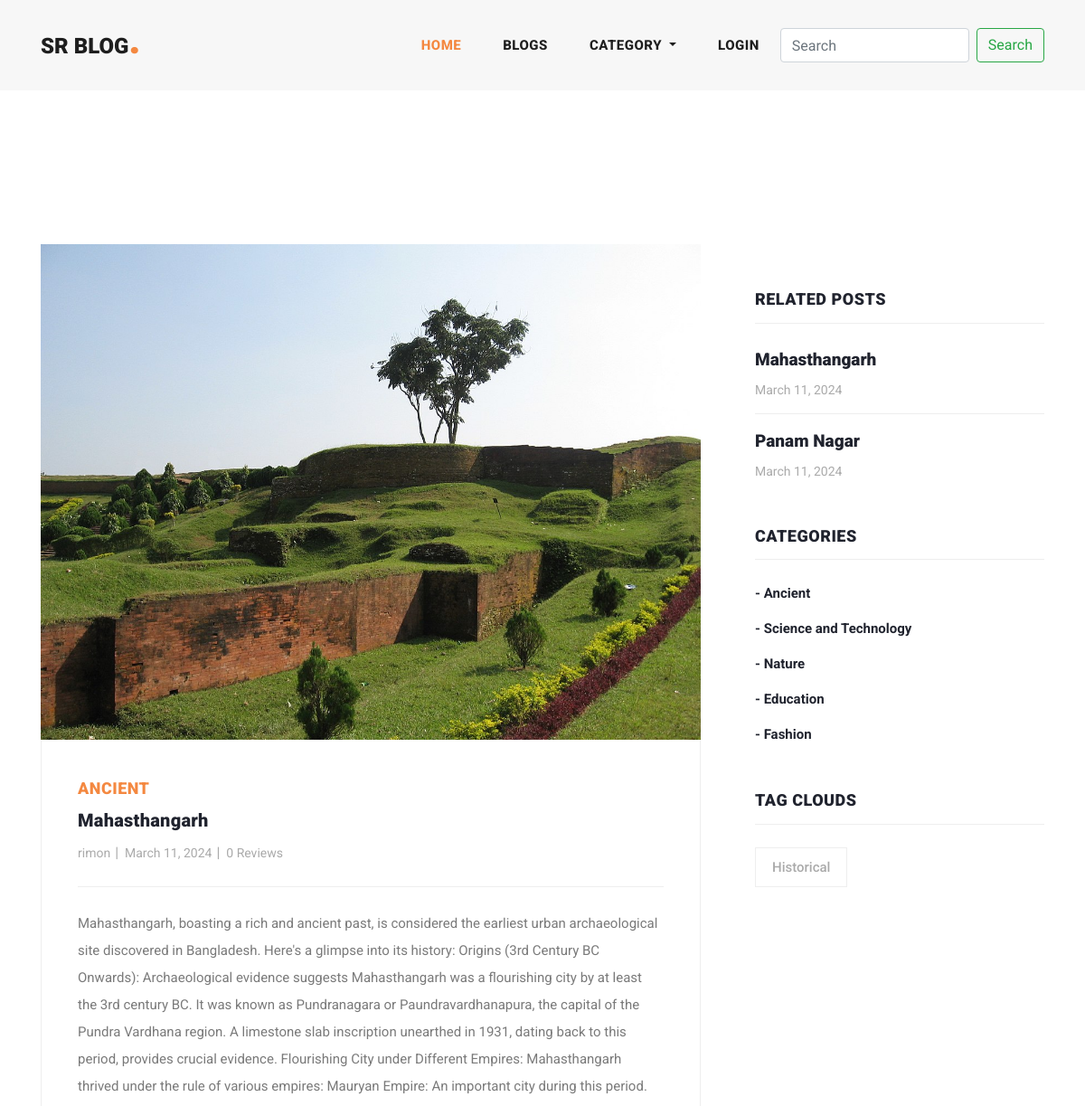
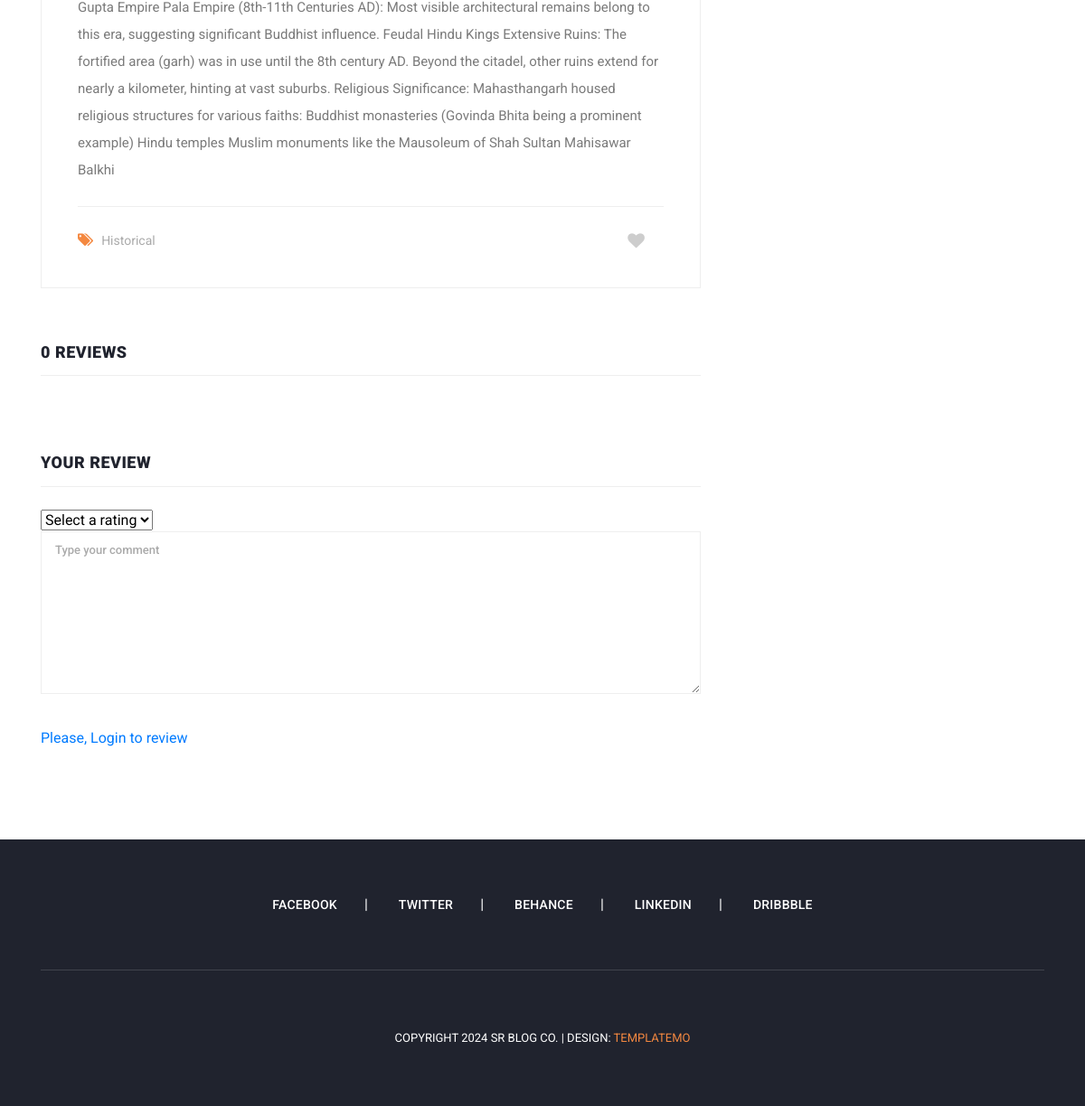
The page /blog/mahasthangarh/ on the database its author committed (2 pictures, top to bottom).
### main/models.py (models this page shows, shortened)
class Blog(models.Model):
    user=models.ForeignKey(User,related_name='user_blogs',on_delete=models.CASCADE)
    category=models.ForeignKey(Category,related_name='category_blogs',on_delete=models.CASCADE)
    tags=models.ManyToManyField(Tag,related_name='tag_blogs',blank=True)
    title=models.CharField(max_length=250)
    slug=models.SlugField(null=True, blank=True)
    banner=models.ImageField(upload_to='blog_banners')
    description=RichTextField()
    created_date=models.DateField(auto_now_add=True)
    favourite=models.ManyToManyField(User, related_name='favourite_blogs', blank=True)

class Category(models.Model):
    title=models.CharField(max_length=150, unique=True)
    slug=models.SlugField(null=True, blank=True)
    created_date=models.DateField(auto_now_add=True)
    def __str__(self) -> str:
        return self.title

class Tag(models.Model):
    title=models.CharField(max_length=150)
    slug=models.SlugField(null=True,blank=True)
    created_date=models.DateField(auto_now_add=True)

### user_profile/models.py (models this page shows, shortened)
class User(AbstractUser):
    email = models.EmailField(
        max_length=150,
        unique=True,
        error_messages={
            "unique": "The email must be unique"
        }
    )
    profile_image = models.ImageField(
        null=True,
        blank=True,
        upload_to="profile_images"
    )
    REQUIRED_FIELDS = ["email"]
    objects = CustomUserManager()

### main/views.py (the view, shortened to what this page needs)
# urls.py: path('blog/<str:slug>/', blog_details, name='blog_details'),
def blog_details(request, slug):
    form=TextForm()
    blog = get_object_or_404(Blog, slug=slug)
    category = Category.objects.get(id=blog.category.id)
    related_blogs = category.category_blogs.all()
    tags = Tag.objects.order_by('-created_date')[:5]
    favourite_by=request.user in blog.favourite.all()
    context = {
        "blog": blog,
        "related_blogs": related_blogs,
        "tags": tags,
        "form":form,
        "favourite_by":favourite_by
    }
    return render(request, 'blog_details.html', context)

### main/forms.py
class TextForm(forms.Form):
    text = forms.CharField(widget=forms.Textarea, required=True)

### main/context_processors.py (called while the page is built)
def all_ctgry(request):
    ctg=Category.objects.all()
    context={"ctg":ctg}
    return context

### templates/blog_details.html (shortened to what this page needs)
{% extends "base.html" %}
{% load static %}
{% block content %}
{% include "banner.html" %}
<section class="blog-posts grid-system">
    <div class="container">
      <div class="row">
        <div class="col-lg-8">
          <div class="all-blog-posts">
            <div class="row">
              <div class="col-lg-12">
                <div class="blog-post">
                  <div class="blog-thumb">
                    <img src="{{blog.banner.url}}" alt="">
                  </div>
                  <div class="down-content">
                    <span>{{blog.category}}</span>
                    <a href="javascript:void(0)"><h4>{{blog.title}}</h4></a>
                    <ul class="post-info">
                      <li><a href="#">{{blog.user.username}}</a></li>
                      <li><a href="javascript:void(0)">{{blog.created_date}}</a></li>
                      <li><a href="javascript:void(0)">{{blog.blog_review.all.count}} Reviews</a></li>
                    </ul>
                    <p>{{blog.description}}</p>
                    <div class="post-options">
                      <div class="row">
                        <div class="col-6">
                          <ul class="post-tags">
                            <li><i class="fa fa-tags"></i></li>
                            {% for tag in blog.tags.all %}
                            <li><a href="{% url 'tag_blogs' tag.slug %}">{{tag.title}}</a></li>
                            {% endfor %}
                          </ul>
                        </div>
                        <div class="col-6">
                          <ul class="post-share">
                            {% if favourite_by %}
                            <li class="pl-3 pr-3"><a href="{% url 'favourite_blog' blog.id %}"><i id="like-icon" class="fa fa-heart fa-lg"></i></a></li>
                            {% else %}
                            <li class="pl-3 pr-3"><a href="{% url 'favourite_blog' blog.id %}"><i id="like-icon" class="fa fa-heart empty-heart fa-lg"></i></a></li>
                            {% endif %}
                          </ul>
                        </div>
                      </div>
                    </div>
                  </div>
                </div>
              </div>
              <div class="col-lg-12">
                <div class="sidebar-item comments">
                  <div class="sidebar-heading">
                    <h2>{{blog.blog_review.count}} Reviews </h2>
                  </div>
                </div>
              </div>
              <div class="col-lg-12">
                <div class="sidebar-item submit-comment">
                  <div class="sidebar-heading">
                    <h2>Your review</h2>
                  </div>
                  <div class="content">
                    <form id="comment" action="{% url 'blog_details' blog.slug %}" method="POST">
                      <div class="row">
                        <div class="col-lg-12">
                          <fieldset>
                            <select name="rating" id="rating">
                              <option value="">Select a rating</option>
                            </select>
                            <textarea name="text" rows="6" id="message" placeholder="Type your comment" required=""></textarea>
                          </fieldset>
                        </div>
                        <div class="col-lg-12">
                          <fieldset>
                            {% if request.user.is_authenticated %}
                            <button type="submit" id="form-submit" class="main-button">Submit</button>
                            {% else %}
                            <a href="{% url 'login' %}" id="form-submit" class="main-button">Please, Login to review</a>
                            {% endif %}
                          </fieldset>
                        </div>
                      </div>
                    </form>
                  </div>
                </div>
              </div>
            </div>
          </div>
        </div>
        <div class="col-lg-4">
          <div class="sidebar">
            <div class="row">
              <div class="col-lg-12">
                <div class="sidebar-item recent-posts">
                  <div class="sidebar-heading">
                    <h2>Related Posts</h2>
                  </div>
                  <div class="content">
                    <ul>
                      {% for blog in related_blogs %}
                      <li><a href="{% url 'blog_details' blog.slug %}">
                        <h5>{{blog.title}}</h5>
                        <span>{{blog.created_date}}</span>
                      </a></li>
                      {% endfor %}
                    </ul>
                  </div>
                </div>
              </div>
              <div class="col-lg-12">
                <div class="sidebar-item categories">
                  <div class="sidebar-heading">
                    <h2>Categories</h2>
                  </div>
                  <div class="content">
                    <ul>
                      {% for category in ctg %}
                      <li><a href="{% url 'category_blogs' category.slug %}">- {{category.title}}</a></li>
                      {% endfor %}
                    </ul>
                  </div>
                </div>
              </div>
              <div class="col-lg-12">
                <div class="sidebar-item tags">
                  <div class="sidebar-heading">
                    <h2>Tag Clouds</h2>
                  </div>
                  <div class="content">
                    <ul>
                      {% for tag in tags %}
                      <li><a href="{% url 'tag_blogs' tag.slug %}">{{tag.title}}</a></li>
                      {% endfor %}
                    </ul>
                  </div>
                </div>
              </div>
            </div>
          </div>
        </div>
      </div>
    </div>
  </section>
{% endblock content %}

### assets/css/templatemo-stand-blog.css (style rules this page uses)
body { font-family: 'Roboto', sans-serif; overflow-x: hidden; text-rendering: optimizeLegibility; -webkit-font-smoothing: antialiased; -moz-osx-font-smoothing: grayscale; }
p { margin-bottom: 0px; font-size: 15px; font-weight: 400; color: #7a7a7a; line-height: 30px; }
a { text-decoration: none!important; }
ul { padding: 0; margin: 0; list-style: none; }
h1,h2,h3,h4,h5,h6 { margin: 0px; }
.blog-posts { margin-top: 100px; }
.blog-posts .blog-post { margin-bottom: 30px; }
.blog-posts .blog-thumb img { width: 100%; overflow: hidden; }
.blog-posts .down-content { padding: 40px; border-right: 1px solid #eee; border-left: 1px solid #eee; border-bottom: 1px solid #eee; }
.blog-posts .down-content span { font-size: 18px; text-transform: uppercase; letter-spacing: 0.5px; font-weight: 900; color: #f48840; }
.blog-posts .down-content h4 { font-size: 24px; text-transform: capitalize; letter-spacing: 0.5px; font-weight: 900; color: #20232e; margin: 10px 0px 12px 0px; }
.blog-posts .down-content ul.post-info li { display: inline-block; margin-right: 8px; }
.blog-posts .down-content ul.post-info li:after { content: '|'; color: #aaa; margin-left: 8px; }
.blog-posts .down-content h4 { font-size: 20px; letter-spacing: 0.25px; }
.grid-system .down-content ul.post-info li { margin-right: 3px; }
.grid-system .down-content ul.post-info li:after { margin-left: 5px; }
.blog-posts .down-content ul.post-info li:last-child::after { display: none; }
.blog-posts .down-content ul.post-info li a { font-size: 14px; color: #aaa; font-weight: 400; transition: all .3s; }
.blog-posts .down-content p { padding: 25px 0px; margin: 25px 0px; border-top: 1px solid #eee; border-bottom: 1px solid #eee; }
.blog-posts .down-content ul.post-share { text-align: right; }
.blog-posts .down-content ul.post-tags li, .blog-posts .down-content ul.post-share li { display: inline-block; }
.blog-posts .down-content ul.post-tags li:first-child i, .blog-posts .down-content ul.post-share li:first-child i { color: #f48840; margin-right: 5px; }
.blog-posts .down-content ul.post-tags li, .blog-posts .down-content ul.post-share li { color: #aaa; }
.blog-posts .down-content ul.post-tags li a, .blog-posts .down-content ul.post-share li a { font-size: 14px; color: #aaa; font-weight: 400; transition: all .3s; }
.blog-posts .sidebar-heading h2 { font-size: 18px; text-transform: uppercase; font-weight: 900; letter-spacing: 0.5px; color: #20232e; border-bottom: 1px solid #eee; padding-bottom: 15px; margin-bottom: 25px; }
.blog-posts .comments { margin-top: 30px; }
.blog-posts .submit-comment { margin-top: 60px; }
.blog-posts .submit-comment textarea { width: 100%; height: 46px; border: 1px solid #eee; font-size: 13px; text-transform: uppercase; font-weight: 500; color: #7a7a7a; outline: none; padding: 10px 15px; margin-bottom: 30px; height: 180px; max-height: 220px; max-width: 100%; min-width: 160px; }
.blog-posts .submit-comment input::placeholder, .blog-posts .submit-comment textarea::placeholder { color: #aaa; }
.sidebar { margin-left: 30px; }
.sidebar .sidebar-item { margin-top: 50px; }
.sidebar .sidebar-heading h2 { font-size: 18px; text-transform: uppercase; font-weight: 900; letter-spacing: 0.5px; color: #20232e; border-bottom: 1px solid #eee; padding-bottom: 15px; margin-bottom: 25px; }
.sidebar .recent-posts ul li { margin-bottom: 15px; padding-bottom: 15px; border-bottom: 1px solid #eee; }
.sidebar .recent-posts ul li:last-child { margin-bottom: 0px; padding-bottom: 0px; border-bottom: none; }
.sidebar .recent-posts ul li h5 { font-size: 19px; font-weight: 900; color: #20232e; line-height: 30px; transition: all 0.3s; }
.sidebar .recent-posts ul li span { display: block; font-size: 14px; color: #aaa; margin-top: 8px; }
.sidebar .categories ul li { margin-bottom: 15px; }
.sidebar .categories ul li:last-child { margin-bottom: 0px; }
.sidebar .categories ul li a { font-size: 15px; font-weight: 700; color: #20232e; transition: all .3s; }
.sidebar .tags ul li { margin-right: 6px; display: inline-block; }
.sidebar .tags ul li { margin-bottom: 10px; }
.sidebar .tags ul li a { font-size: 15px; font-weight: 500; color: #aaa; display: inline-block; border: 1px solid #eee; padding: 10px 18px; transition: all .3s; }

### assets/css/main.css (style rules this page uses)
.empty-heart { color: #CDCDCD !important; }
.blog-posts .submit-comment textarea { text-transform: none !important; }
input, textarea { text-transform: none !important; }
.fa-heart { color: red !important; }

### rows shown on the page
Blog: banner (picture), category "ANCIENT", title "Mahasthangarh", user.username "rimon", created_date "March 11, 2024", blog_review.all.count "0", description "Mahasthangarh, boasting a rich and ancient past, is considered the earliest urban archaeological site discovered in Bangladesh. Here's a glimpse into its history: Origins (3rd Century BC Onwards): Archaeological evidence suggests Mahasthangarh was a flourishing city by at least the 3rd century BC. It was known as Pundranagara or Paundravardhanapura, the capital of the Pundra Vardhana region. A limestone slab inscription unearthed in 1931, dating back to this period, provides crucial evidence. Flourishing City under Different Empires: Mahasthangarh thrived under the rule of various empires: Mauryan Empire: An important city during this period. Gupta Empire Pala Empire (8th-11th Centuries…", blog_review.count "0"
Tag: title "Historical"
Blog: title "Panam Nagar", created_date "March 11, 2024"
Category: title "Ancient"
Category: title "Science and Technology"
Category: title "Nature"
Category: title "Education"
Category: title "Fashion"
